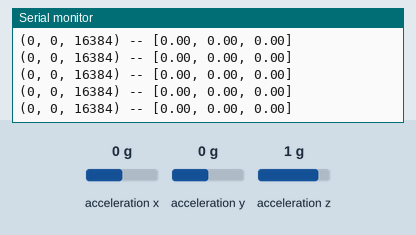
Recording of a sketch running on a simulated Arduino Uno, built with avr-gcc and run on an emulated ATmega328P. Shown: the last lines printed to the serial monitor. The test bench sets the inputs (shaded band); at power-on: acceleration x 0 g, acceleration y 0 g, acceleration z 1 g.

Above: at 1.2 s.
1.3 s: acceleration x set to -1.4 g
At 1.34 s:
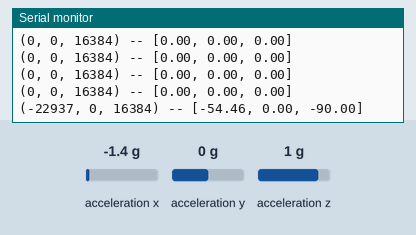
2.8 s: acceleration y set to -1.4 g
At 2.89 s:
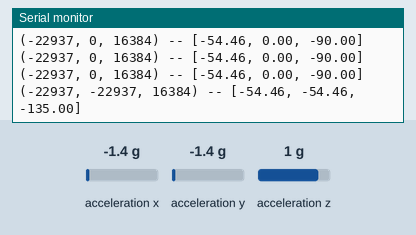
5.8 s: acceleration z set to 0 g
At 5.89 s:
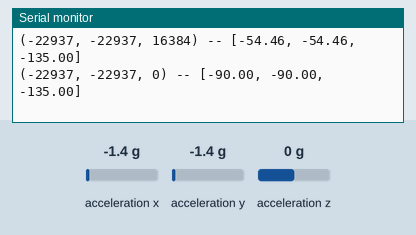
8.8 s: acceleration z set to -1.4 g
At 8.88 s:
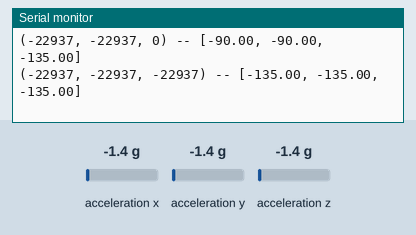
11.8 s: acceleration z set to 0 g
At 11.88 s:
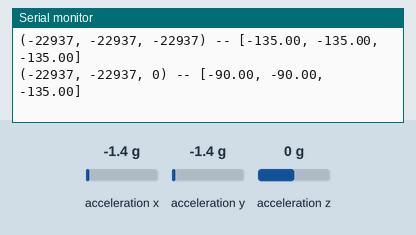
14.8 s: acceleration x set to 0.8 g
At 14.87 s:
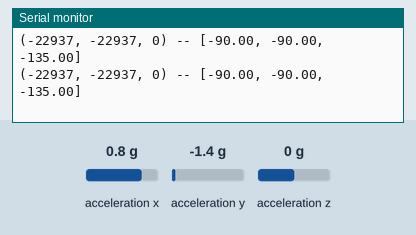
Timing chart, 0 to 17.8 s (numbered marks = the images above; inputs shaded):
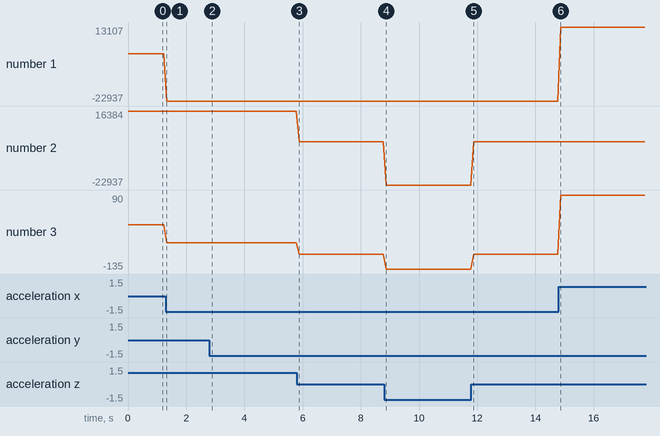

The sketch:

Exp8_1_AccelerometerRead.ino
```cpp
/***********************************************************************
 * Exp8_1_AccelerometerRead -- RedBot Experiment 8.1
 *
 * Measuring speed, velocity, and acceleration are all key
 * components to robotics. This first experiment will introduce
 * you to using the Accelerometer sensor on the RedBot.
 *
 * Hardware setup:
 * You'll need to attach the RedBot Accelerometer board to hader on the upper
 * right side of the mainboard. See the manual for details on how to do this.
 *
 * This sketch was written by SparkFun Electronics, with lots of help from
 * the Arduino community. This code is completely free for any use.
 *
 * 8 Oct 2013 M. Hord
 * Revised, 31 Oct 2014 B. Huang
 *
 * 8 Oct 2013 M. Hord
 *
 * This experiment was inspired by Paul Kassebaum at Mathworks, who made
 * one of the very first non-SparkFun demo projects and brought it to the
 * 2013 Open Hardware Summit in Boston. Thanks Paul!
 ***********************************************************************/

#include <RedBot.h>
RedBotMotors motors;

// The RedBot library includes support for the accelerometer. We've tried
// to make using the accelerometer as easy as to use as possible.

RedBotAccel accelerometer;

void setup(void)
{
  Serial.begin(9600);
}

void loop(void)
{
  accelerometer.read(); // updates the x, y, and z axis readings on the acceleromter

  // Display out the X, Y, and Z - axis "acceleration" measurements and also
  // the relative angle between the X-Z, Y-Z, and X-Y vectors. (These give us
  // the orientation of the RedBot in 3D space.

  Serial.print("(");
  Serial.print(accelerometer.x);
  Serial.print(", ");  // tab

  Serial.print(accelerometer.y);
  Serial.print(", ");  // tab

  Serial.print(accelerometer.z);
  Serial.print(") -- ");  // tab

  Serial.print("[");
  Serial.print(accelerometer.angleXZ);
  Serial.print(", ");
  Serial.print(accelerometer.angleYZ);
  Serial.print(", ");
  Serial.print(accelerometer.angleXY);
  Serial.println("]");

  // short delay in between readings/
  delay(100);
}
```

Measured:
- after the input at 1.3 s, the serial monitor: prints a new line at once (image 1)
- after the input at 2.8 s, the serial monitor: prints a new line after 0.08 s (image 2)
- after the input at 5.8 s, the serial monitor: prints a new line after 0.08 s (image 3)
- after the input at 8.8 s, the serial monitor: prints a new line after 0.08 s (image 4)
- after the input at 11.8 s, the serial monitor: prints a new line after 0.08 s (image 5)
- plotted number 1: 0 → -22937 after the input at 1.3 s, -22937 → 13107 after the input at 14.8 s
- plotted number 2: 16384 → 0 after the input at 5.8 s, -22937 → 0 after the input at 11.8 s
- plotted number 3: 0 → -54.46 after the input at 1.3 s, -54.46 → -90 after the input at 5.8 s, -135 → -90 after the input at 11.8 s, -90 → 90 after the input at 14.8 s
